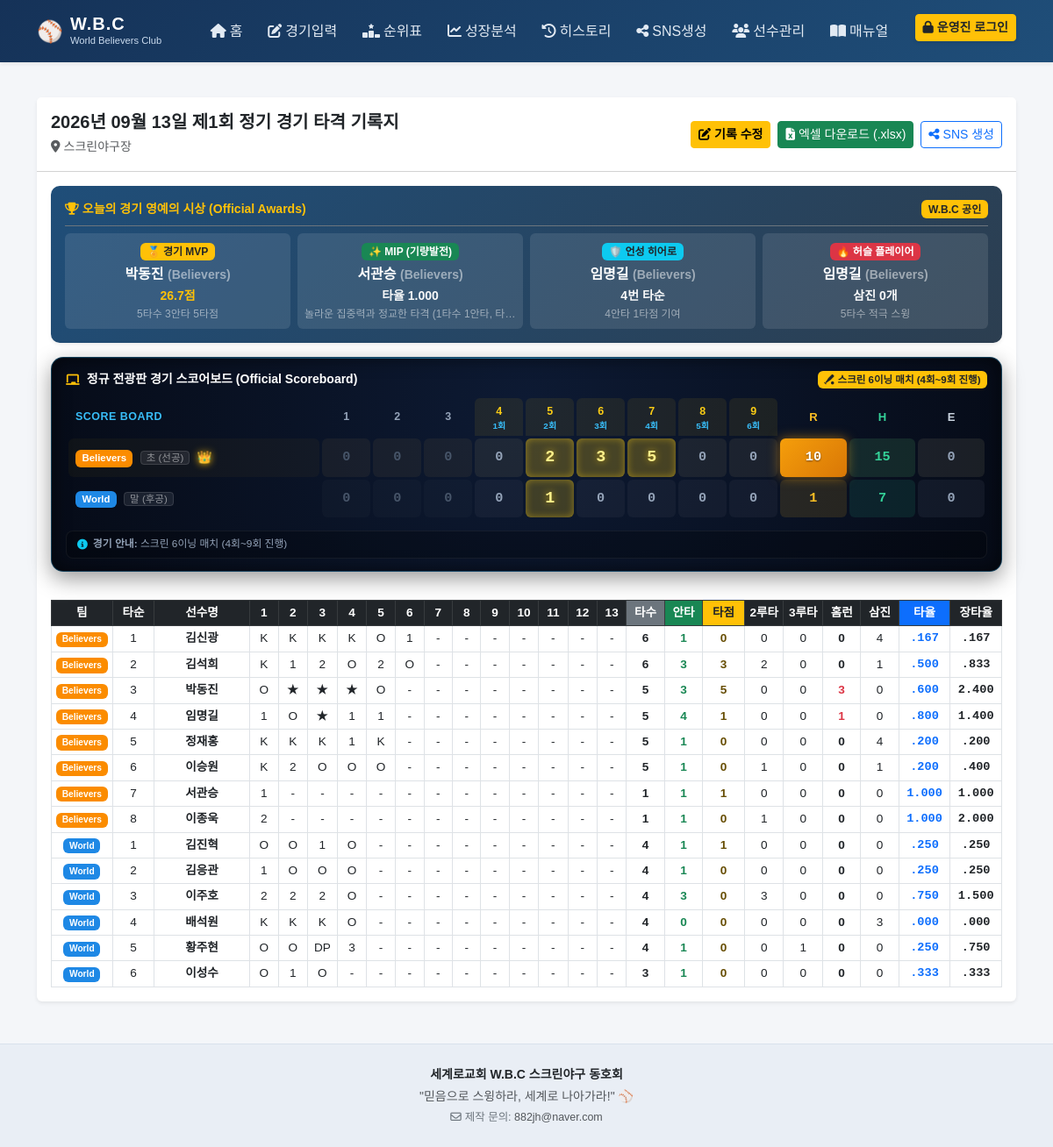
Screenshot of /game/1 with the database file from the repository.
### tables this page shows
CREATE TABLE games (
            id               INTEGER PRIMARY KEY AUTOINCREMENT,
            game_date        TEXT NOT NULL,
            game_number      INTEGER,
            location         TEXT DEFAULT '스크린야구장',
            world_score      INTEGER,
            believers_score  INTEGER,
            notes            TEXT,
            created_at       TEXT DEFAULT (datetime('now','localtime'))
        , match_type TEXT DEFAULT '2teams', score_details TEXT DEFAULT '');

CREATE TABLE players (
            id        INTEGER PRIMARY KEY AUTOINCREMENT,
            name      TEXT NOT NULL,
            team      TEXT NOT NULL,
            is_active INTEGER DEFAULT 1,
            created_at TEXT DEFAULT (datetime('now','localtime'))
        );

CREATE TABLE batting_records (
            id          INTEGER PRIMARY KEY AUTOINCREMENT,
            game_id     INTEGER NOT NULL,
            player_id   INTEGER NOT NULL,
            team        TEXT NOT NULL,
            batting_order INTEGER DEFAULT 0,
            inn1  TEXT, inn2  TEXT, inn3  TEXT, inn4  TEXT, inn5  TEXT,
            inn6  TEXT, inn7  TEXT, inn8  TEXT, inn9  TEXT,
            inn10 TEXT, inn11 TEXT, inn12 TEXT, inn13 TEXT,
            ab        INTEGER DEFAULT 0,
            hits      INTEGER DEFAULT 0,
            singles   INTEGER DEFAULT 0,
            doubles   INTEGER DEFAULT 0,
            triples   INTEGER DEFAULT 0,
            hr        INTEGER DEFAULT 0,
            rbi       INTEGER DEFAULT 0,
            bb        INTEGER DEFAULT 0,
            k         INTEGER DEFAULT 0,
            out_count INTEGER DEFAULT 0,
            dp        INTEGER DEFAULT 0,
            avg REAL DEFAULT 0.0,
            slg REAL DEFAULT 0.0,
            obp REAL DEFAULT 0.0,
            FOREIGN KEY (game_id)   REFERENCES games(id)   ON DELETE CASCADE,
            FOREIGN KEY (player_id) REFERENCES players(id)
        );

### app.py (the view)
@app.route('/game/<int:gid>')
def game_detail(gid):
    conn = get_db()
    game = conn.execute('SELECT * FROM games WHERE id=?',(gid,)).fetchone()
    if not game: return redirect(url_for('history'))
    scoreboard = get_scoreboard_data(game, conn)
    recs = conn.execute('''
        SELECT p.name,p.team,br.*
        FROM batting_records br JOIN players p ON p.id=br.player_id
        WHERE br.game_id=? ORDER BY br.team,br.batting_order
    ''',(gid,)).fetchall()
    conn.close()
    awards = calc_game_awards(gid)
    return render_template('game_detail.html', game=game, records=recs, awards=awards, scoreboard=scoreboard, fmt_date=fmt_date)

### templates/game_detail.html (shortened to what this page needs)
{% extends 'base.html' %}
{% block content %}
<div class="card shadow-sm border-0 mb-4">
    <div class="card-header bg-white py-3 d-flex justify-content-between align-items-center flex-wrap gap-2">
        <div>
            <h5 class="fw-bold mb-1">
                {{ fmt_date(game.game_date) }} 제{{ game.game_number or '?' }}회 정기 경기 타격 기록지
            </h5>
            <span class="text-muted small"><i class="fa-solid fa-location-dot me-1"></i>{{ game.location }}</span>
        </div>
        <div class="d-flex gap-2">
            <a href="{{ url_for('game_edit', gid=game.id) }}" class="btn btn-warning btn-sm fw-bold">
                <i class="fa-solid fa-pen-to-square me-1"></i>기록 수정
            </a>
            <a href="{{ url_for('export_excel', gid=game.id) }}" class="btn btn-success btn-sm">
                <i class="fa-solid fa-file-excel me-1"></i>엑셀 다운로드 (.xlsx)
            </a>
            <a href="{{ url_for('sns_page', gid=game.id) }}" class="btn btn-outline-primary btn-sm">
                <i class="fa-solid fa-share-nodes me-1"></i>SNS 생성
            </a>
        </div>
    </div>
    {% if awards and awards.mvp %}
    <div class="px-3 pt-3">
        <div class="card border-0 shadow-sm" style="background: linear-gradient(135deg, #1F4E79, #2C3E50); color: white; border-radius: 10px;">
            <div class="card-body py-3">
                <div class="d-flex align-items-center justify-content-between mb-2 pb-2 border-bottom border-secondary">
                    <span class="fw-bold small text-warning"><i class="fa-solid fa-trophy me-1"></i>오늘의 경기 영예의 시상 (Official Awards)</span>
                    <span class="badge bg-warning text-dark fw-bold">W.B.C 공인</span>
                </div>
                <div class="row g-2 text-center">
                    <div class="col-md-3 col-6">
                        <div class="p-2 rounded bg-white bg-opacity-10 h-100">
                            <span class="badge bg-warning text-dark mb-1">🏅 경기 MVP</span>
                            <div class="fw-bold fs-6">{{ awards.mvp.name }} <small class="text-white-50">({{ awards.mvp.team }})</small></div>
                            <small class="text-warning fw-bold">{{ awards.mvp.mvp_pts }}점</small>
                            <div class="text-white-50" style="font-size: 0.75rem;">{{ awards.mvp.ab }}타수 {{ awards.mvp.hits }}안타 {{ awards.mvp.rbi }}타점</div>
                        </div>
                    </div>
                    {% if awards.mip %}
                    <div class="col-md-3 col-6">
                        <div class="p-2 rounded bg-white bg-opacity-10 h-100">
                            <span class="badge bg-success mb-1">✨ MIP (기량발전)</span>
                            <div class="fw-bold fs-6">{{ awards.mip.name }} <small class="text-white-50">({{ awards.mip.team }})</small></div>
                            <small class="text-light fw-bold">타율 {{ '%0.3f'|format(awards.mip.avg) }}</small>
                            <div class="text-white-50 text-truncate" style="font-size: 0.75rem;" title="{{ awards.mip_reason }}">{{ awards.mip_reason }}</div>
                        </div>
                    </div>
                    {% endif %}
                    {% if awards.unsung %}
                    <div class="col-md-3 col-6">
                        <div class="p-2 rounded bg-white bg-opacity-10 h-100">
                            <span class="badge bg-info text-dark mb-1">🛡️ 언성 히어로</span>
                            <div class="fw-bold fs-6">{{ awards.unsung.name }} <small class="text-white-50">({{ awards.unsung.team }})</small></div>
                            <small class="text-light fw-bold">{{ awards.unsung.batting_order }}번 타순</small>
                            <div class="text-white-50" style="font-size: 0.75rem;">{{ awards.unsung.hits }}안타 {{ awards.unsung.rbi }}타점 기여</div>
                        </div>
                    </div>
                    {% endif %}
                    {% if awards.hustle %}
                    <div class="col-md-3 col-6">
                        <div class="p-2 rounded bg-white bg-opacity-10 h-100">
                            <span class="badge bg-danger mb-1">🔥 허슬 플레이어</span>
                            <div class="fw-bold fs-6">{{ awards.hustle.name }} <small class="text-white-50">({{ awards.hustle.team }})</small></div>
                            <small class="text-light fw-bold">삼진 {{ awards.hustle.k }}개</small>
                            <div class="text-white-50" style="font-size: 0.75rem;">{{ awards.hustle.ab }}타수 적극 스윙</div>
                        </div>
                    </div>
                    {% endif %}
                </div>
            </div>
        </div>
    </div>
    {% endif %}
    {% if scoreboard and scoreboard.teams %}
    <div class="px-3 pt-3">
        <div class="scoreboard-matrix-wrap mb-3">
            <div class="d-flex justify-content-between align-items-center mb-2 flex-wrap gap-2">
                <span class="text-white fw-bold small d-flex align-items-center gap-2">
                    <i class="fa-solid fa-chalkboard text-warning"></i>정규 전광판 경기 스코어보드 (Official Scoreboard)
                </span>
                <span class="badge bg-warning text-dark fw-bold" style="font-size: 0.72rem;">
                    <i class="fa-solid fa-baseball-bat-ball me-1"></i>스크린 6이닝 매치 (4회~9회 진행)
                </span>
            </div>
            <div class="scoreboard-scroll-container">
                <table class="scoreboard-matrix-table">
                    <thead>
                        <tr>
                            <th class="th-team">SCORE BOARD</th>
                            {% for inn in range(1, 10) %}
                            <th class="th-inn {% if inn >= 4 %}active-match-inn{% endif %}">
                                <div>{{ inn }}</div>
                                {% if inn >= 4 %}<span class="sub-inn-label">{{ inn - 3 }}회</span>{% endif %}
                            </th>
                            {% endfor %}
                            <th class="th-stat th-r">R</th>
                            <th class="th-stat th-h">H</th>
                            <th class="th-stat th-e">E</th>
                        </tr>
                    </thead>
                    <tbody>
                        {% for t in scoreboard.teams %}
                        <tr class="{% if t.is_winner %}winner-row{% endif %}">
                            <td class="td-team">
                                <span class="badge {{ t.badge_class }} me-1">{{ t.name }}</span>
                                <span class="order-chip text-white-50">{{ t.order_label }}</span>
                                {% if t.is_winner %}<span class="winner-mark ms-1">👑</span>{% endif %}
                            </td>
                            {% for s in t.scores %}
                            {% set inn_idx = loop.index %}
                            <td class="td-inn {% if inn_idx >= 4 %}active-match-inn{% endif %} {% if s not in [0, '0', '-', ''] %}scoring-cell{% endif %}">
                                {{ s }}
                            </td>
                            {% endfor %}
                            <td class="td-stat td-r {% if t.is_winner %}winner-r{% endif %}">{{ t.r }}</td>
                            <td class="td-stat td-h">{{ t.h }}</td>
                            <td class="td-stat td-e">{{ t.e }}</td>
                        </tr>
                        {% endfor %}
                    </tbody>
                </table>
            </div>
            <div class="scoreboard-note-bar">
                <i class="fa-solid fa-circle-info text-info"></i>
                <span>
                    {% if scoreboard.note and scoreboard.note != '정규 경기' %}
                    <strong>경기 안내:</strong> {{ scoreboard.note }}
                    {% endif %}
                </span>
            </div>
        </div>
    </div>
    {% endif %}
    <div class="card-body">
        <div class="table-responsive">
            <table class="table table-bordered table-sm align-middle text-center mb-0" style="font-size:0.85rem; min-width: 900px;">
                <thead class="table-dark text-nowrap">
                    <tr>
                        <th style="width: 70px;">팀</th>
                        <th style="width: 50px;">타순</th>
                        <th style="width: 110px; min-width: 100px;">선수명</th>
                        {% for inn in range(1, 14) %}
                        <th style="width: 35px;">{{ inn }}</th>
                        {% endfor %}
                        <th class="bg-secondary" style="width: 45px;">타수</th>
                        <th class="bg-success" style="width: 45px;">안타</th>
                        <th class="bg-warning text-dark" style="width: 50px;">타점</th>
                        <th style="width: 45px;">2루타</th>
                        <th style="width: 45px;">3루타</th>
                        <th style="width: 45px;">홈런</th>
                        <th style="width: 45px;">삼진</th>
                        <th class="bg-primary text-white" style="width: 60px;">타율</th>
                        <th style="width: 60px;">장타율</th>
                    </tr>
                </thead>
                <tbody>
                    {% for r in records %}
                    <tr>
                        <td>
                            <span class="badge {{ 'badge-world' if r.team == 'World' else 'badge-believers' }}">
                                {{ r.team }}
                            </span>
                        </td>
                        <td>{{ r.batting_order }}</td>
                        <td class="fw-bold">{{ r.name }}</td>
                        <td>{{ r.inn1 or '-' }}</td>
                        <td>{{ r.inn2 or '-' }}</td>
                        <td>{{ r.inn3 or '-' }}</td>
                        <td>{{ r.inn4 or '-' }}</td>
                        <td>{{ r.inn5 or '-' }}</td>
                        <td>{{ r.inn6 or '-' }}</td>
                        <td>{{ r.inn7 or '-' }}</td>
                        <td>{{ r.inn8 or '-' }}</td>
                        <td>{{ r.inn9 or '-' }}</td>
                        <td>{{ r.inn10 or '-' }}</td>
                        <td>{{ r.inn11 or '-' }}</td>
                        <td>{{ r.inn12 or '-' }}</td>
                        <td>{{ r.inn13 or '-' }}</td>
                        <td class="fw-bold">{{ r.ab }}</td>
                        <td class="fw-bold text-success">{{ r.hits }}</td>
                        <td class="fw-bold text-warning-emphasis">{{ r.rbi or 0 }}</td>
                        <td>{{ r.doubles }}</td>
                        <td>{{ r.triples }}</td>
                        <td class="fw-bold {{ 'text-danger' if r.hr > 0 else '' }}">{{ r.hr }}</td>
                        <td>{{ r.k }}</td>
                        <td class="stat-mono fw-bold text-primary">{{ r.avg | rate }}</td>
                        <td class="stat-mono">{{ r.slg | rate }}</td>
                    </tr>
                    {% endfor %}
                </tbody>
            </table>
        </div>
    </div>
</div>
{% endblock %}

### rows the page displays
games: game_date "2026년 09월 13일", game_number "1", location "스크린야구장"
players: mvp.name "박동진", mvp.team "Believers"
batting_records: mvp.ab "5", mvp.hits "3", mvp.rbi "5", team "Believers", batting_order "3", name "박동진", inn1 "O", inn2 "★", inn3 "★", inn4 "★", inn5 "O", inn6 "-", inn7 "-", inn8 "-", inn9 "-", inn10 "-", inn11 "-", inn12 "-", inn13 "-", ab "5", hits "3", rbi "5", doubles "0", triples "0", hr "3", k "0", avg|rate ".600", slg|rate "2.400"
players: mip.name "서관승", mip.team "Believers"
batting_records: mip.avg "1.000", team "Believers", batting_order "7", name "서관승", inn1 "1", inn2 "-", inn3 "-", inn4 "-", inn5 "-", inn6 "-", inn7 "-", inn8 "-", inn9 "-", inn10 "-", inn11 "-", inn12 "-", inn13 "-", ab "1", hits "1", rbi "1", doubles "0", triples "0", hr "0", k "0", avg|rate "1.000", slg|rate "1.000"
players: unsung.name "임명길", unsung.team "Believers", hustle.name "임명길", hustle.team "Believers"
batting_records: unsung.batting_order "4", unsung.hits "4", unsung.rbi "1", hustle.k "0", hustle.ab "5", team "Believers", batting_order "4", name "임명길", inn1 "1", inn2 "O", inn3 "★", inn4 "1", inn5 "1", inn6 "-", inn7 "-", inn8 "-", inn9 "-", inn10 "-", inn11 "-", inn12 "-", inn13 "-", ab "5", hits "4", rbi "1", doubles "0", triples "0", hr "1", k "0", avg|rate ".800", slg|rate "1.400"
batting_records: team "Believers", batting_order "1", name "김신광", inn1 "K", inn2 "K", inn3 "K", inn4 "K", inn5 "O", inn6 "1", inn7 "-", inn8 "-", inn9 "-", inn10 "-", inn11 "-", inn12 "-", inn13 "-", ab "6", hits "1", rbi "0", doubles "0", triples "0", hr "0", k "4", avg|rate ".167", slg|rate ".167"
batting_records: team "Believers", batting_order "2", name "김석희", inn1 "K", inn2 "1", inn3 "2", inn4 "O", inn5 "2", inn6 "O", inn7 "-", inn8 "-", inn9 "-", inn10 "-", inn11 "-", inn12 "-", inn13 "-", ab "6", hits "3", rbi "3", doubles "2", triples "0", hr "0", k "1", avg|rate ".500", slg|rate ".833"
batting_records: team "Believers", batting_order "5", name "정재홍", inn1 "K", inn2 "K", inn3 "K", inn4 "1", inn5 "K", inn6 "-", inn7 "-", inn8 "-", inn9 "-", inn10 "-", inn11 "-", inn12 "-", inn13 "-", ab "5", hits "1", rbi "0", doubles "0", triples "0", hr "0", k "4", avg|rate ".200", slg|rate ".200"
batting_records: team "Believers", batting_order "6", name "이승원", inn1 "K", inn2 "2", inn3 "O", inn4 "O", inn5 "O", inn6 "-", inn7 "-", inn8 "-", inn9 "-", inn10 "-", inn11 "-", inn12 "-", inn13 "-", ab "5", hits "1", rbi "0", doubles "1", triples "0", hr "0", k "1", avg|rate ".200", slg|rate ".400"
batting_records: team "Believers", batting_order "8", name "이종욱", inn1 "2", inn2 "-", inn3 "-", inn4 "-", inn5 "-", inn6 "-", inn7 "-", inn8 "-", inn9 "-", inn10 "-", inn11 "-", inn12 "-", inn13 "-", ab "1", hits "1", rbi "0", doubles "1", triples "0", hr "0", k "0", avg|rate "1.000", slg|rate "2.000"
batting_records: team "World", batting_order "1", name "김진혁", inn1 "O", inn2 "O", inn3 "1", inn4 "O", inn5 "-", inn6 "-", inn7 "-", inn8 "-", inn9 "-", inn10 "-", inn11 "-", inn12 "-", inn13 "-", ab "4", hits "1", rbi "1", doubles "0", triples "0", hr "0", k "0", avg|rate ".250", slg|rate ".250"
batting_records: team "World", batting_order "2", name "김응관", inn1 "1", inn2 "O", inn3 "O", inn4 "O", inn5 "-", inn6 "-", inn7 "-", inn8 "-", inn9 "-", inn10 "-", inn11 "-", inn12 "-", inn13 "-", ab "4", hits "1", rbi "0", doubles "0", triples "0", hr "0", k "0", avg|rate ".250", slg|rate ".250"
batting_records: team "World", batting_order "3", name "이주호", inn1 "2", inn2 "2", inn3 "2", inn4 "O", inn5 "-", inn6 "-", inn7 "-", inn8 "-", inn9 "-", inn10 "-", inn11 "-", inn12 "-", inn13 "-", ab "4", hits "3", rbi "0", doubles "3", triples "0", hr "0", k "0", avg|rate ".750", slg|rate "1.500"
batting_records: team "World", batting_order "4", name "배석원", inn1 "K", inn2 "K", inn3 "K", inn4 "O", inn5 "-", inn6 "-", inn7 "-", inn8 "-", inn9 "-", inn10 "-", inn11 "-", inn12 "-", inn13 "-", ab "4", hits "0", rbi "0", doubles "0", triples "0", hr "0", k "3", avg|rate ".000", slg|rate ".000"
batting_records: team "World", batting_order "5", name "황주현", inn1 "O", inn2 "O", inn3 "DP", inn4 "3", inn5 "-", inn6 "-", inn7 "-", inn8 "-", inn9 "-", inn10 "-", inn11 "-", inn12 "-", inn13 "-", ab "4", hits "1", rbi "0", doubles "0", triples "1", hr "0", k "0", avg|rate ".250", slg|rate ".750"
batting_records: team "World", batting_order "6", name "이성수", inn1 "O", inn2 "1", inn3 "O", inn4 "-", inn5 "-", inn6 "-", inn7 "-", inn8 "-", inn9 "-", inn10 "-", inn11 "-", inn12 "-", inn13 "-", ab "3", hits "1", rbi "0", doubles "0", triples "0", hr "0", k "0", avg|rate ".333", slg|rate ".333"

### other values shown
{{ awards.mvp.mvp_pts }} "26.7"
{{ awards.mip_reason }} "놀라운 집중력과 정교한 타격 (1타수 1안타, 타…"
{{ inn }} "1" "2" "3" "4" "5" "6" "7" "8" "9"
{{ inn - 3 }} "1" "2" "3" "4" "5" "6"
{{ t.name }} "Believers" "World"
{{ t.order_label }} "초 (선공)" "말 (후공)"
{{ s }} "0" "0" "0" "0" "2" "3" "5" "0" "0" "0" "0" "0" "0" "1" "0" "0" "0" "0"
{{ t.r }} "10" "1"
{{ t.h }} "15" "7"
{{ t.e }} "0" "0"
{{ scoreboard.note }} "스크린 6이닝 매치 (4회~9회 진행)"
{{ inn }} "1" "2" "3" "4" "5" "6" "7" "8" "9" "10" "11" "12" "13"
